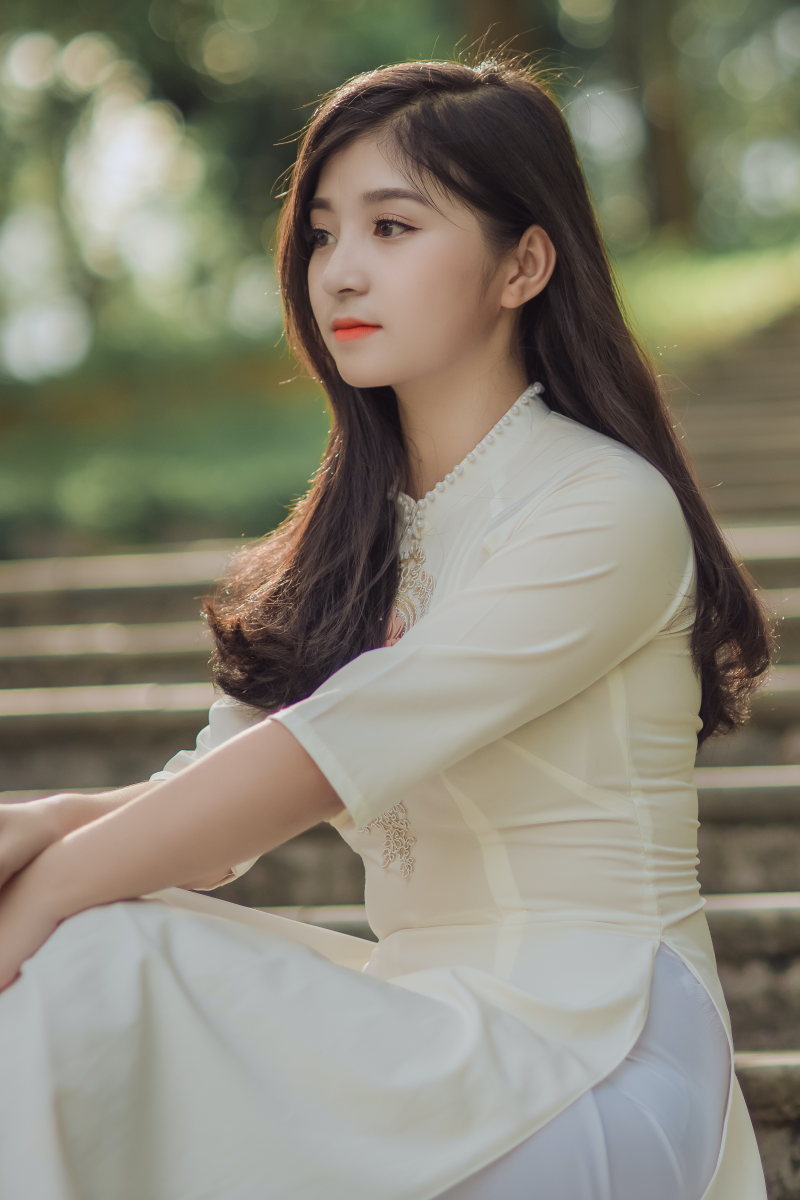
#> input picture avatar.jpg, 4000 x 6000 px (shown at 1/5 size)
$ python opencvDemo.py
#> lines starting #> are read from the running program, lines starting #| are printed output that depends on the picture
import cv2

#print(cv2.__version__)

img = cv2.imread('avatar.jpg')
#> img is the input picture: shape (6000, 4000, 3); mean B, G, R 116.5, 131.9, 135.7

(h, w, d) = img.shape
#> h = 6000; w = 4000; d = 3

print("width={}, height={}, depth={}".format(w, h, d))
#| width=4000, height=6000, depth=3

# Độ rộng và chiều cao mới của hình ảnh

new_width = 400
new_height = 600

# Thay đổi kích thước hình ảnh

resized_img = cv2.resize(img, (new_width, new_height))
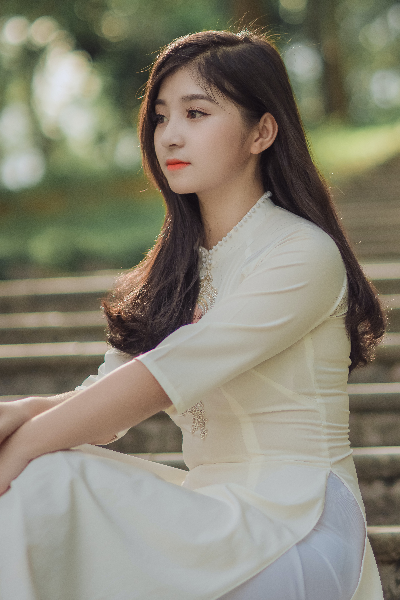
#> resized_img: shape (600, 400, 3); mean B, G, R 116.6, 132.1, 135.8

cv2.imshow('Display Image', resized_img)


# Tọa độ góc trái trên và dưới phải của vùng bạn muốn cắt
x1, y1 = 120, 50  # Điểm trên cùng bên trái
x2, y2 = 300, 200  # Điểm dưới cùng bên phải


# Cắt hình ảnh để lấy vùng bạn quan tâm
cropped_img = resized_img[y1:y2, x1:x2]
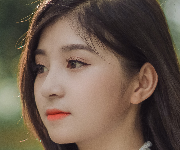
#> cropped_img: shape (150, 180, 3); mean B, G, R 76.3, 89.6, 106.6

cv2.imshow('Region Of Interest', cropped_img)

cv2.waitKey(0)
